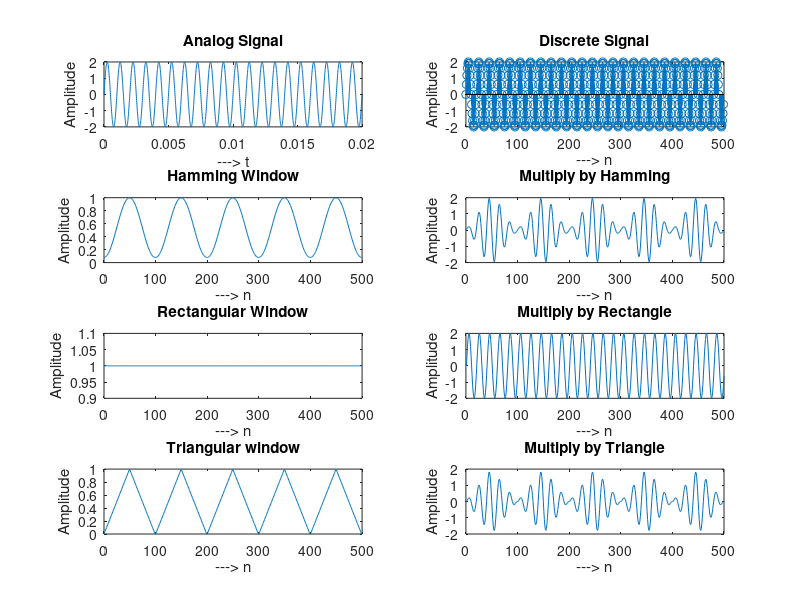

Write MATLAB code to recreate this figure.
% Analog signal
a = 2;
f = 1000;
t = 0:0.00001:0.02;
y = a * sin(2 * pi * f * t);
hold on
subplot(4, 2, 1);
plot(t, y);
xlabel("---> t");
ylabel("Amplitude");
title("Analog Signal");

% Discrete signal
N = 500;
n = 0:N-1;
fs = 20 * f;
y = a * sin(2 * pi * (f/fs) * n);
subplot(4, 2, 2);
stem(n, y);
xlabel("---> n");
ylabel("Amplitude");
title("Discrete Signal");

% Hamming window
N_temp = 100;
n_temp = 0:N_temp-1;
hw = 0.54 - 0.46 * cos((2 * pi * n_temp)/(N_temp-1));
hw_padding = [hw hw hw hw hw];
subplot(4, 2, 3);
plot(n, hw_padding);
xlabel("---> n");
ylabel("Amplitude");
title("Hamming Window");

% Multiply by Hamming
yhw = hw_padding .* y;
subplot(4, 2, 4);
plot(n, yhw);
xlabel("---> n");
ylabel("Amplitude");
title("Multiply by Hamming");

% Rectangular Window
rw = [ones(1, 100), ones(1, 100), ones(1, 100), ones(1, 100), ones(1, 100)];
subplot(4, 2, 5);
plot(n, rw);
xlabel("---> n");
ylabel("Amplitude");
title("Rectangular Window");

% Multiply by Rectangle
yrw = rw .* y;
subplot(4, 2, 6);
plot(yrw);
xlabel("---> n");
ylabel("Amplitude");
title("Multiply by Rectangle");

% Triangular window
N_temp = 100;
n_temp = 0:N_temp-1;
tw = 1 - (abs(2 * n_temp - N_temp + 1)/(N_temp - 1));
tw_padding = [tw tw tw tw tw];
subplot(4, 2, 7);
plot(n, tw_padding);
xlabel("---> n");
ylabel("Amplitude");
title("Triangular window");

% Multiply by Triangle
ytw = tw_padding .* y;
subplot(4, 2, 8);
plot(n, ytw);
xlabel("---> n");
ylabel("Amplitude");
title("Multiply by Triangle");